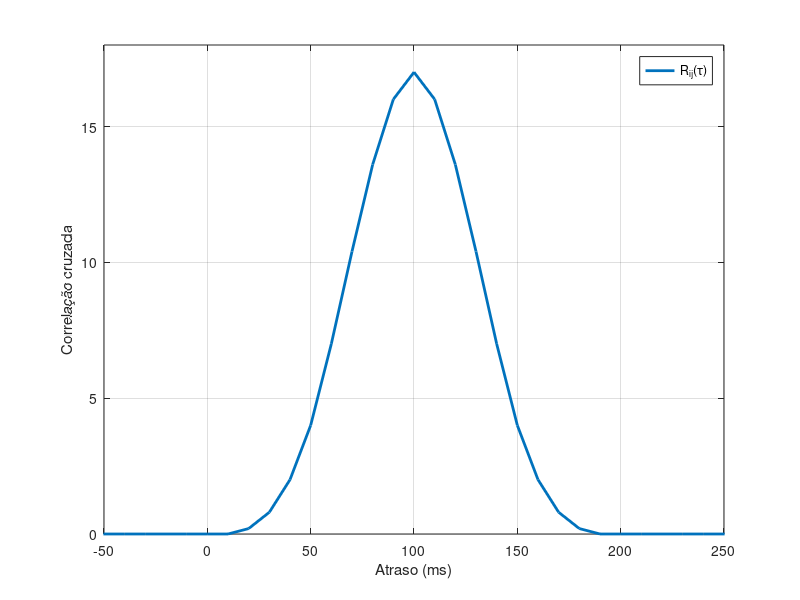

MATLAB code for this plot: (Note: this script raises an error after producing the figure.)
clc; clear; close all;

% correlacao classica

fs = 100;           % Frequência de amostragem
t = 0:1/fs:0.5;      % Vetor de tempo

% Criar sinal triangular isolado com decaimento exponencial
width = 0.05;  % largura do pico triangular (s)
A=2.5;
sig1 = A .* max(0, 1 - abs(t-0.1)/width) ;  % Triangular centrada em 0.1 s  %.* exp(-5*t)
A=2;
sig2 = A .* max(0, 1 - abs(t-0.2)/width) ; % Triangular deslocada para 0.15 s

% Calcular correlação cruzada
[xc, lags] = xcorr(sig2, sig1);

% Plot da correlação
figure;
plot((lags/fs)*1e3, xc, 'LineWidth', 2);
xlabel('Atraso (ms)');
ylabel('Correlação cruzada');
legend('R_i_j(\tau)')
axis([-50 250 0 18]);

grid on;
% Configurar estilo da grid
ax = gca;                   % pegar no axes atual
ax.GridLineStyle = ':';     % traço tracejado
ax.GridAlpha = 0.25;          % transparência / leveza do traço (0 = invisível, 1 = opaco)
ax.MinorGridAlpha = 0.1;     % se usar minor grid, traço ainda mais leve
ax.LineWidth = 1;            % espessura do eixo (opcional)

%%
%sinais ori
figure;
p1=plot(t*1e3, sig1, 'LineWidth', 2);
hold on;
p2=plot(t*1e3, sig2, 'LineWidth', 2);
xline(100,'k--');
xline(200,'k--');
axis([0 350 0 3]);
hold off;
legend([p1 p2],{'x_i(t)','x_j(t)'});
xlabel('tempo (ms)');
ylabel('Ampitude');

%%

clc; clear; close all;

% Parâmetros
fs = 48000;  % valor default caso o áudio não forneça taxa

% Carregar áudio
[sig1, fs1] = audioread('Bola/ball_0300.wav');  % substitua pelo seu arquivo
%[sig2, fs2] = audioread('Bola/ball_0300.wav');  % pode ser outro arquivo ou mesmo
sig1 = sig1(:,1);           % caso seja estéreo, pega só um canal

delay_sec = 0.002;          % atraso em segundos (2 ms, por exemplo)
delay_samp = round(delay_sec*fs);  % converter para amostras

% criar o segundo sinal atrasado
sig2 = [zeros(delay_samp,1); sig1];    % adiciona zeros no início
sig2 = sig2(1:length(sig1));           % mantém o mesmo tamanho


fs = fs1;

%GCC clássico
[xc, lags] = xcorr(sig2, sig1);

% Plot GCC clássico
figure;
plot(lags/fs*1e3, abs(xc), 'LineWidth', 1.5);
grid on;
xlabel('Lag (ms)');
ylabel('Amplitude');
title('GCC clássico');

% GCC-PHAT usando a função gccphat()
[tau,R,lag] = gccphat(sig1, sig2, fs);  % deve retornar [corr, lags]

% Plot GCC-PHAT
figure;
plot(lag*1e3, abs(R), 'LineWidth', 1.5);
grid on;
xlabel('Lag (ms)');
ylabel('Amplitude');
title('GCC-PHAT');

%som ori
figure;
subplot(1,2,1);
plot(sig1);
subplot(1,2,2);
plot(sig2);

%% versao para gcc phat que vou usar!!

clc; clear; close all;

% Carregar áudio
[sig1, fs] = audioread('extra_files/gravacao_aris_hall_1.wav');

max_t=(length(sig1)/fs) - (1/fs);

t=0:1/fs:max_t;
% 
% figure;
% plot(t,sig1);
% grid minor;

tol= 100 * 1e-3;
init = round(11.94*fs); %inicio do sinal no sinal original
fin = round(init + tol*fs);
val_sig = sig1(init:fin,:);

s1=1;    %canal
s2=3;

max_tval=(length(val_sig)/fs) - (1/fs);

t_val=0:1/fs:max_tval;
figure;
plot(t_val*1e3, val_sig(:,s2));
xlabel('Tempo (ms)'); ylabel('Amplitude');
grid on;
ax = gca; % pega handle do eixo atual
ax.GridLineStyle = ':';       % linhas pontilhadas
ax.GridAlpha = 0.25;           % transparência (0=invisível, 1=opaco)

figure;
plot(t_val*1e3, val_sig(:,s1),'r');
xlabel('Tempo (ms)'); ylabel('Amplitude');
grid on;
ax = gca; % pega handle do eixo atual
ax.GridLineStyle = ':';       % linhas pontilhadas
ax.GridAlpha = 0.25;           % transparência (0=invisível, 1=opaco)

axis([0 100 -0.02 0.02]);

%% repruzir isto so depois de usar a parte de cima!!

%GCC clássico
[xc, lags] = xcorr(val_sig(:,s1), val_sig(:,s2));

% Plot GCC clássico
figure;
plot(lags/fs*1e3, abs(xc),'k','LineWidth', 1);

xlabel('Atraso \tau (ms)');
ylabel('Amplitude');
%max_y= max(abs(xc)) + 0.1*max(abs(xc));
max_y = 3.5e-3;
axis([-5 5  0 max_y]);
         % transparência (0=invisível, 1=opaco)



[tau,R,lag] = gccphat(val_sig(:,s1), val_sig(:,s2), fs);  % deve retornar [corr, lags]

% Plot GCC-PHAT
figure;
plot(lag*1e3, abs(R),'k','LineWidth', 1);

xlabel('Atraso \tau (ms)');
ylabel('Amplitude');
%max_y= max(abs(R)) + 0.1*max(abs(R));
max_y = 0.45;
axis([-5 5  0 max_y]);

